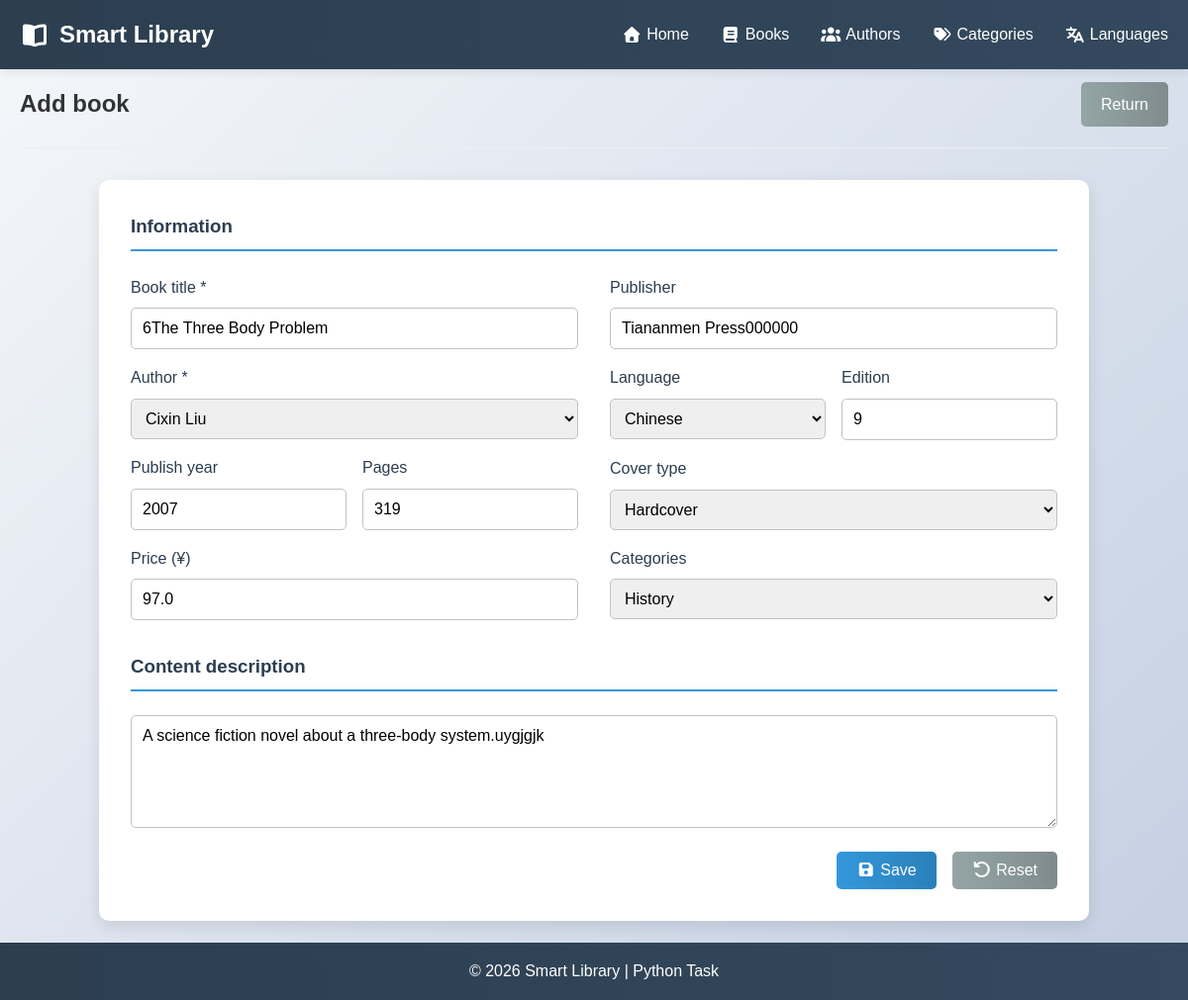
Page /edit-book/1 on the committed database.
### models.py (models this page shows, shortened)
class Book(db.Model):
    id = db.Column(db.Integer, primary_key=True)
    title = db.Column(db.String(200), nullable=False)
    publish_year = db.Column(db.Integer)
    publisher = db.Column(db.String(256))
    edition = db.Column(db.String(50))
    pages = db.Column(db.Integer)
    price = db.Column(db.Float)
    description = db.Column(db.Text)
    added_date = db.Column(db.DateTime, default=datetime.utcnow)
    author_id = db.Column(db.Integer, db.ForeignKey('author.id'), nullable=False)
    category_id = db.Column(db.Integer, db.ForeignKey('category.id'), nullable=False)
    category = db.relationship('Category', backref='books', lazy=True)
    language_id = db.Column(db.Integer, db.ForeignKey('language.id'), nullable=False)
    cover_type_id = db.Column(db.Integer, db.ForeignKey('cover_type.id'), nullable=False)

class Author(db.Model):
    id = db.Column(db.Integer, primary_key=True)
    name = db.Column(db.String(100), nullable=False)
    birth_date = db.Column(db.Date)
    nationality_id = db.Column(db.Integer, db.ForeignKey('language.id'), nullable=False)
    is_alive = db.Column(db.Boolean, default=True)
    biography = db.Column(db.Text)
    books = db.relationship('Book', backref='author', lazy=True)

class Language(db.Model):
    id = db.Column(db.Integer, primary_key=True)
    name = db.Column(db.String(50), nullable=False, unique=True)
    description = db.Column(db.String(200))
    books = db.relationship('Book', backref='language', lazy=True)
    authors = db.relationship('Author', backref='nationality', lazy=True)

class CoverType(db.Model):
    id = db.Column(db.Integer, primary_key=True)
    name = db.Column(db.String(50), nullable=False, unique=True)
    books = db.relationship('Book', backref='cover_type', lazy=True)

class Category(db.Model):
    id = db.Column(db.Integer, primary_key=True)
    name = db.Column(db.String(50), nullable=False, unique=True)
    description = db.Column(db.String(200))

### app.py (the view, shortened to what this page needs)
@app.route('/edit-book/<int:book_id>', methods=['GET', 'POST'])
def edit_book(book_id):
    book = Book.query.get_or_404(book_id)
    authors = Author.query.all()
    languages = Language.query.all()
    cover_types = CoverType.query.all()
    categories = Category.query.all()
    return render_template('edit_book.html', book=book, authors=authors, languages=languages, cover_types=cover_types, categories=categories)

### templates/edit_book.html (shortened to what this page needs)
{% extends "base.html" %}
{% block content %}
<section class="page-header">
    <h1 class="main-title">Add book</h1>
    <a href="javascript:history.back();" class="btn btn-secondary">Return</a>
</section>
<form method="POST" class="add-book-form" style="max-width: 1000px;">
    <h3>Information</h3>
    <div class="form-grid">
        <div class="form-section">
            <div class="form-group">
                <label for="title">Book title *</label>
                <input type="text" id="title" name="title" required value="{{ book.title }}">
            </div>
            <div class="form-group">
                <label for="author_id">Author *</label>
                <select id="author_id" name="author_id" required>
                    {% for author in authors %}
                    <option value="{{ author.id }}" {% if author.id == book.author_id %}selected{% endif %}>{{ author.name }}</option>
                    {% endfor %}
                </select>
            </div>
            <div class="form-row">
                <div class="form-group">
                    <label for="publish_year">Publish year</label>
                    <input type="number" id="publish_year" name="publish_year" min="1940" max="2026" value="{{ book.publish_year }}">
                </div>
                <div class="form-group">
                    <label for="pages">Pages</label>
                    <input type="number" id="pages" name="pages" min="1" value="{{ book.pages }}">
                </div>
            </div>
            <div class="form-group">
                <label for="price">Price (¥)</label>
                <input type="number" id="price" name="price" step="1" min="0" value="{{ book.price }}">
            </div>
        </div>
        <div class="form-section">
            <div class="form-group">
                <label for="publisher">Publisher</label>
                <input type="text" id="publisher" name="publisher" value="{{ book.publisher }}">
            </div>
            <div class="form-row">
                <div class="form-group">
                    <label for="language_id">Language</label>
                    <select id="language_id" name="language_id">
                        {% for language in languages %}
                        <option value="{{ language.id }}" {% if language.id == book.language_id %}selected{% endif %}>{{ language.name }}</option>
                        {% endfor %}
                    </select>
                </div>
                <div class="form-group">
                    <label for="edition">Edition</label>
                    <input type="text" id="edition" name="edition" value="{{ book.edition }}">
                </div>
            </div>
            <div class="form-group">
                <label for="cover_type_id">Cover type</label>
                <select id="cover_type_id" name="cover_type_id">
                    {% for ctype in cover_types %}
                    <option value="{{ ctype.id }}" {% if ctype.id == book.cover_type_id %}selected{% endif %}>{{ ctype.name }}</option>
                    {% endfor %}
                </select>
            </div>
            <div class="form-group">
                <label for="category_id">Categories</label>
                <select id="category_id" name="category_id">
                    {% for category in categories %}
                    <option value="{{ category.id }}" {% if category.id == book.category_id %}selected{% endif %}>{{ category.name }}</option>
                    {% endfor %}
                </select>
            </div>
        </div>
    </div>
    <div class="form-section">
        <h3>Content description</h3>
        <div class="form-group">
            <textarea id="description" name="description" rows="5" placeholder="Enter content description">{{ book.description }}</textarea>
        </div>
    </div>
    {% include "btn_save_reset.html" %}
</form>
{% endblock %}

### static/css/style.css (style rules this page uses)
* { margin: 0; padding: 0; box-sizing: border-box; }
body { font-family: 'Noto Sans SC', sans-serif; line-height: 1.6; color: #333; background: linear-gradient(135deg, #f5f7fa 0%, #c3cfe2 100%); min-height: 100vh; }
.page-header { display: flex; justify-content: space-between; align-items: center; margin-bottom: 2rem; padding-bottom: 0.5rem; border-bottom: 1px solid #ecf0f1; }
.main-title { margin: 1rem 0; }
.btn { display: inline-block; padding: 10px 20px; border: none; border-radius: 5px; text-decoration: none; font-weight: 500; cursor: pointer; transition: all 0.3s ease; font-family: inherit; font-size: 1rem; }
.btn-secondary { background: linear-gradient(90deg, #95a5a6 0%, #7f8c8d 100%); color: white; }
.add-book-form { background: white; padding: 2rem; border-radius: 10px; box-shadow: 0 5px 15px rgba(0, 0, 0, 0.1); max-width: 600px; margin: 0 auto; }
.add-book-form h3 { color: #2c3e50; margin-bottom: 1.5rem; border-bottom: 2px solid #3498db; padding-bottom: 0.5rem; }
.form-grid { display: grid; grid-template-columns: repeat(2, 1fr); gap: 2rem; margin-bottom: 1rem; }
.form-group { margin-bottom: 1rem; }
.form-row { display: grid; grid-template-columns: repeat(2, 1fr); gap: 1rem; }
.form-group label { display: block; margin-bottom: 0.5rem; font-weight: 500; color: #2c3e50; }
.form-group input, .form-group select, .form-group textarea { width: 100%; padding: 10px; border: 1px solid #bdc3c7; border-radius: 5px; font-family: inherit; font-size: 1rem; transition: border-color 0.3s ease; }
.form-group input, .form-group textarea { padding: 11px !important; }
.form-group textarea { resize: vertical; }

### rows in the picture
Book: title "6The Three Body Problem", author_id "Cixin Liu", publish_year "2007", pages "319", price "97.0", publisher "Tiananmen Press000000", language_id "Chinese", edition "9", cover_type_id "Hardcover", category_id "History", description "A science fiction novel about a three-body system.uygjgjk"
